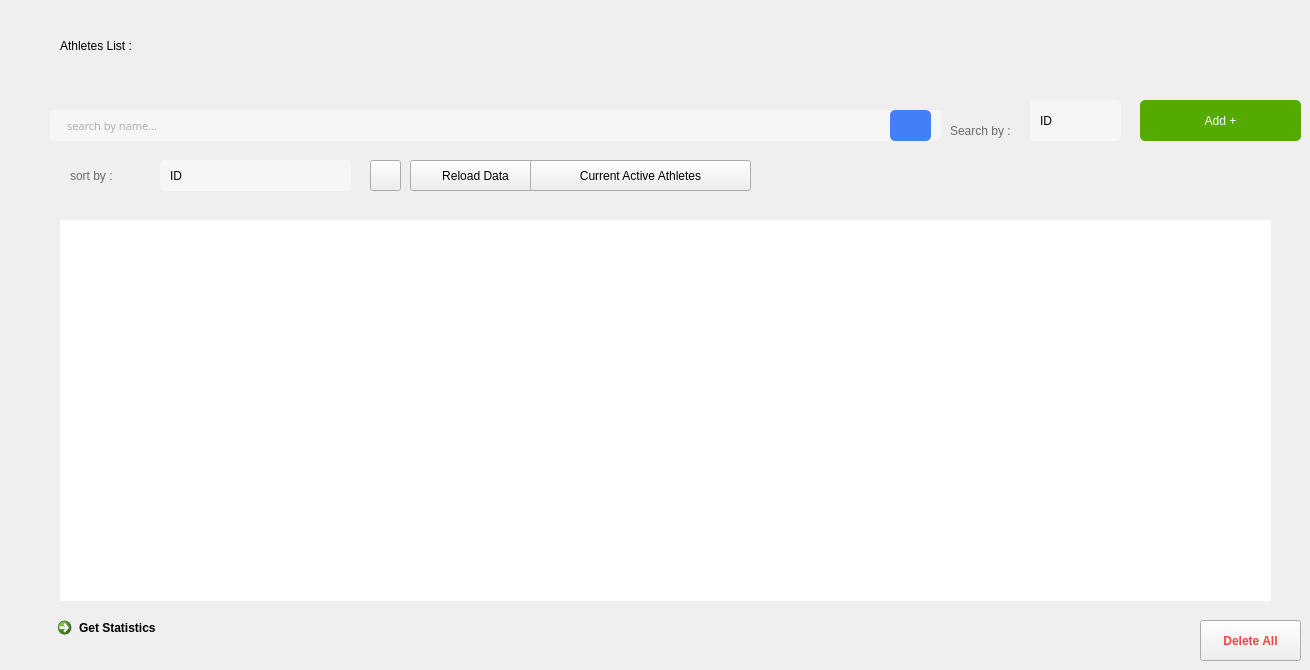
      <widget class="QWidget" name="tabPage">
       <widget class="QLabel" name="label_7">
        <property name="geometry">
         <rect>
          <x>70</x>
          <y>160</y>
          <width>81</width>
          <height>31</height>
         </rect>
        </property>
        <property name="styleSheet">
         <string notr="true">font: 10pt &quot;Italic Outline Art&quot;;

color :#6B6B6B;</string>
        </property>
        <property name="text">
         <string>sort by :</string>
        </property>
       </widget>
       <widget class="QLabel" name="label_10">
        <property name="geometry">
         <rect>
          <x>60</x>
          <y>20</y>
          <width>271</width>
          <height>51</height>
         </rect>
        </property>
        <property name="styleSheet">
         <string notr="true">font: 15pt &quot;Poppins&quot;;</string>
        </property>
        <property name="text">
         <string>Athletes List :</string>
        </property>
       </widget>
       <widget class="QLineEdit" name="searchBox">
        <property name="geometry">
         <rect>
          <x>50</x>
          <y>110</y>
          <width>891</width>
          <height>31</height>
         </rect>
        </property>
        <property name="font">
         <font>
          <family>Italic Outline Art</family>
          <pointsize>8</pointsize>
          <weight>50</weight>
          <italic>false</italic>
          <bold>false</bold>
         </font>
        </property>
        <property name="styleSheet">
         <string notr="true">background-color :#F6F6F6;
font: 8pt &quot;Italic Outline Art&quot;;
border-radius :5px;
padding-left : 15px;
padding-right : 15px;
color :#6B6B6B;</string>
        </property>
        <property name="inputMask">
         <string/>
        </property>
        <property name="placeholderText">
         <string>search by name...</string>
        </property>
       </widget>
       <widget class="QPushButton" name="search_btn">
        <property name="geometry">
         <rect>
          <x>890</x>
          <y>110</y>
          <width>41</width>
          <height>31</height>
         </rect>
        </property>
        <property name="styleSheet">
         <string notr="true">background-color: #437FF7;
background-image: url(:/img/img/ic_search.png) ;
background-repeat : no-repeat;
background-position : center;
background-size : cover;
border-radius :5px; </string>
        </property>
        <property name="text">
         <string/>
        </property>
       </widget>
       <widget class="QComboBox" name="sorting_box">
        <property name="geometry">
         <rect>
          <x>160</x>
          <y>160</y>
          <width>191</width>
          <height>31</height>
         </rect>
        </property>
        <property name="styleSheet">
         <string notr="true">QComboBox{
background-color: #F6F6F6;
border-radius: 5px;
padding-left: 10px;
}


QComboBox::drop-down:button{
	width: 28px;
	border-radius : 5px;
}

QComboBox::down-arrow {
   
	image: url(:/img/img/ic_downArrow.png);
    width: 26px;
    height: 24px;
	padding: 5px;
}

</string>
        </property>
        <property name="editable">
         <bool>false</bool>
        </property>
        <property name="currentText">
         <string>ID</string>
        </property>
        <property name="currentIndex">
         <number>0</number>
        </property>
        <property name="iconSize">
         <size>
          <width>21</width>
          <height>21</height>
         </size>
        </property>
        <property name="frame">
         <bool>false</bool>
        </property>
        <item>
         <property name="text">
          <string>ID</string>
         </property>
        </item>
        <item>
         <property name="text">
          <string>NAME</string>
         </property>
        </item>
        <item>
         <property name="text">
          <string>AGE</string>
         </property>
        </item>
        <item>
         <property name="text">
          <string>FREQUENCY</string>
         </property>
        </item>
       </widget>
       <widget class="QTableView" name="tableView">
        <property name="enabled">
         <bool>true</bool>
        </property>
        <property name="geometry">
         <rect>
          <x>60</x>
          <y>220</y>
          <width>1211</width>
          <height>381</height>
         </rect>
        </property>
        <property name="font">
         <font>
          <pointsize>-1</pointsize>
          <weight>50</weight>
          <italic>false</italic>
          <bold>false</bold>
         </font>
        </property>
        <property name="styleSheet">
         <string notr="true">
QTableView {
    color: black;
    font: 14px;
border: none;
}

QHeaderView{
	background-color:#F1F6FE;
border-bottom: 2px solid;
border-bottom-color: #437FF7;
color: #437FF7;
 height: 50px;
    font: 18px;

}
QHeaderView::vertical{
display:none;
}
QTableView::item{
    border:none;
}
QTableView::item:focus{
    background-color: #F1F6FE;
	color :#437FF7;

	border-color: rgb(255, 255, 255);
}
QScrollBar:vertical {
    background-color: #FFF;
	border: none;
}
 QScrollBar::handle:vertical {
    background-color: #F1F6FE;
border-radius:10px;

 }
QScrollBar:horizontal {
   background-color: #FFF;
	border: none;
}
 QScrollBar::handle:horizontal {
       background-color: #F1F6FE;
border-radius:10px;
 }</string>
        </property>
        <property name="editTriggers">
         <set>QAbstractItemView::NoEditTriggers</set>
        </property>
        <property name="alternatingRowColors">
         <bool>true</bool>
        </property>
        <property name="showGrid">
         <bool>false</bool>
        </property>
        <property name="gridStyle">
         <enum>Qt::NoPen</enum>
        </property>
        <property name="sortingEnabled">
         <bool>true</bool>
        </property>
        <attribute name="horizontalHeaderMinimumSectionSize">
         <number>50</number>
        </attribute>
        <attribute name="horizontalHeaderDefaultSectionSize">
         <number>150</number>
        </attribute>
        <attribute name="horizontalHeaderStretchLastSection">
         <bool>false</bool>
        </attribute>
        <attribute name="verticalHeaderVisible">
         <bool>false</bool>
        </attribute>
        <attribute name="verticalHeaderHighlightSections">
         <bool>false</bool>
        </attribute>
       </widget>
       <widget class="QComboBox" name="search_crit">
        <property name="geometry">
         <rect>
          <x>1030</x>
          <y>100</y>
          <width>91</width>
          <height>41</height>
         </rect>
        </property>
        <property name="styleSheet">
         <string notr="true">QComboBox{
background-color: #F6F6F6;
border-radius: 5px;
padding-left: 10px;
}


QComboBox::drop-down:button{
	width: 28px;
	border-radius : 5px;
}

QComboBox::down-arrow {
   
	image: url(:/img/img/ic_downArrow.png);
    width: 26px;
    height: 24px;
	padding: 5px;
}

</string>
        </property>
        <property name="editable">
         <bool>false</bool>
        </property>
        <property name="currentText">
         <string>ID</string>
        </property>
        <property name="currentIndex">
         <number>0</number>
        </property>
        <property name="iconSize">
         <size>
          <width>21</width>
          <height>21</height>
         </size>
        </property>
        <property name="frame">
         <bool>false</bool>
        </property>
        <item>
         <property name="text">
          <string>ID</string>
         </property>
        </item>
        <item>
         <property name="text">
          <string>NAME</string>
         </property>
        </item>
        <item>
         <property name="text">
          <string>PHONE</string>
         </property>
        </item>
        <item>
         <property name="text">
          <string>MAIL</string>
         </property>
        </item>
       </widget>
       <widget class="QLabel" name="label_12">
        <property name="geometry">
         <rect>
          <x>950</x>
          <y>120</y>
          <width>71</width>
          <height>21</height>
         </rect>
        </property>
        <property name="styleSheet">
         <string notr="true">font: 8pt &quot;Italic Outline Art&quot;;

color :#6B6B6B;</string>
        </property>
        <property name="text">
         <string>Search by :</string>
        </property>
       </widget>
       <widget class="QPushButton" name="pdf_sportifs">
        <property name="geometry">
         <rect>
          <x>370</x>
          <y>160</y>
          <width>31</width>
          <height>31</height>
         </rect>
        </property>
        <property name="text">
         <string/>
        </property>
        <property name="icon">
         <iconset resource="assets.qrc">
          <normaloff>:/img/img/pdf.png</normaloff>:/img/img/pdf.png</iconset>
        </property>
        <property name="iconSize">
         <size>
          <width>33</width>
          <height>33</height>
         </size>
        </property>
       </widget>
       <widget class="QPushButton" name="addBTN">
        <property name="geometry">
         <rect>
          <x>1140</x>
          <y>100</y>
          <width>161</width>
          <height>41</height>
         </rect>
        </property>
        <property name="styleSheet">
         <string notr="true">background-color: rgb(85, 170, 0);
font: 9pt &quot;MS Shell Dlg 2&quot;;
color: rgb(255, 255, 255);
border-radius: 5px;</string>
        </property>
        <property name="text">
         <string>Add +</string>
        </property>
       </widget>
       <widget class="QPushButton" name="reload_data">
        <property name="geometry">
         <rect>
          <x>410</x>
          <y>160</y>
          <width>131</width>
          <height>31</height>
         </rect>
        </property>
        <property name="text">
         <string>Reload Data</string>
        </property>
       </widget>
       <widget class="QCommandLinkButton" name="commandLinkButton">
        <property name="geometry">
         <rect>
          <x>50</x>
          <y>610</y>
          <width>151</width>
          <height>44</height>
         </rect>
        </property>
        <property name="font">
         <font>
          <family>Segoe UI</family>
         </font>
        </property>
        <property name="text">
         <string>Get Statistics</string>
        </property>
       </widget>
       <widget class="QPushButton" name="add_deleteAll">
        <property name="geometry">
         <rect>
          <x>1200</x>
          <y>620</y>
          <width>101</width>
          <height>41</height>
         </rect>
        </property>
        <property name="font">
         <font>
          <pointsize>9</pointsize>
          <weight>75</weight>
          <bold>true</bold>
         </font>
        </property>
        <property name="styleSheet">
         <string notr="true">order-radius :5px; 
color : #F74343;</string>
        </property>
        <property name="text">
         <string>Delete All</string>
        </property>
       </widget>
       <widget class="QPushButton" name="active_sportifs">
        <property name="geometry">
         <rect>
          <x>530</x>
          <y>160</y>
          <width>221</width>
          <height>31</height>
         </rect>
        </property>
        <property name="text">
         <string>Current Active Athletes</string>
        </property>
       </widget>
      </widget>
